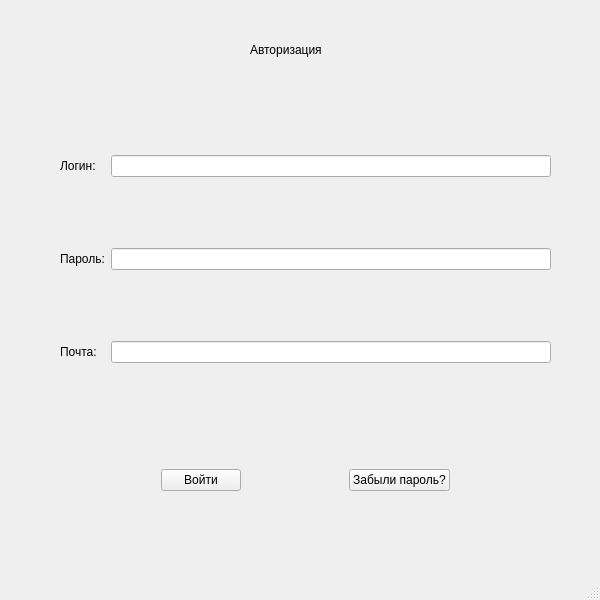
<?xml version="1.0" encoding="UTF-8"?>
<ui version="4.0">
 <class>avtoriz</class>
 <widget class="QMainWindow" name="avtoriz">
  <property name="geometry">
   <rect>
    <x>0</x>
    <y>0</y>
    <width>600</width>
    <height>600</height>
   </rect>
  </property>
  <property name="maximumSize">
   <size>
    <width>600</width>
    <height>800</height>
   </size>
  </property>
  <property name="windowTitle">
   <string>MainWindow</string>
  </property>
  <property name="autoFillBackground">
   <bool>true</bool>
  </property>
  <widget class="QWidget" name="centralwidget">
   <widget class="QLabel" name="label">
    <property name="geometry">
     <rect>
      <x>250</x>
      <y>40</y>
      <width>91</width>
      <height>20</height>
     </rect>
    </property>
    <property name="text">
     <string>Авторизация</string>
    </property>
   </widget>
   <widget class="QWidget" name="gridLayoutWidget">
    <property name="geometry">
     <rect>
      <x>60</x>
      <y>90</y>
      <width>491</width>
      <height>341</height>
     </rect>
    </property>
    <layout class="QGridLayout" name="gridLayout">
     <property name="sizeConstraint">
      <enum>QLayout::SetDefaultConstraint</enum>
     </property>
     <item row="0" column="0">
      <widget class="QLabel" name="label_3">
       <property name="sizePolicy">
        <sizepolicy hsizetype="Preferred" vsizetype="Fixed">
         <horstretch>0</horstretch>
         <verstretch>0</verstretch>
        </sizepolicy>
       </property>
       <property name="text">
        <string>Логин:</string>
       </property>
      </widget>
     </item>
     <item row="1" column="0">
      <widget class="QLabel" name="label_2">
       <property name="sizePolicy">
        <sizepolicy hsizetype="Preferred" vsizetype="Fixed">
         <horstretch>0</horstretch>
         <verstretch>0</verstretch>
        </sizepolicy>
       </property>
       <property name="text">
        <string>Пароль:</string>
       </property>
      </widget>
     </item>
     <item row="2" column="0">
      <widget class="QLabel" name="label_4">
       <property name="sizePolicy">
        <sizepolicy hsizetype="Preferred" vsizetype="Fixed">
         <horstretch>0</horstretch>
         <verstretch>0</verstretch>
        </sizepolicy>
       </property>
       <property name="text">
        <string>Почта:</string>
       </property>
      </widget>
     </item>
     <item row="0" column="1">
      <widget class="QLineEdit" name="login"/>
     </item>
     <item row="1" column="1">
      <widget class="QLineEdit" name="password"/>
     </item>
     <item row="2" column="1">
      <widget class="QLineEdit" name="gmail"/>
     </item>
    </layout>
   </widget>
   <widget class="QWidget" name="horizontalLayoutWidget">
    <property name="geometry">
     <rect>
      <x>60</x>
      <y>440</y>
      <width>491</width>
      <height>80</height>
     </rect>
    </property>
    <layout class="QHBoxLayout" name="horizontalLayout">
     <item>
      <spacer name="horizontalSpacer_2">
       <property name="orientation">
        <enum>Qt::Horizontal</enum>
       </property>
       <property name="sizeHint" stdset="0">
        <size>
         <width>40</width>
         <height>20</height>
        </size>
       </property>
      </spacer>
     </item>
     <item>
      <widget class="QPushButton" name="pushButton">
       <property name="text">
        <string>Войти</string>
       </property>
      </widget>
     </item>
     <item>
      <spacer name="horizontalSpacer">
       <property name="orientation">
        <enum>Qt::Horizontal</enum>
       </property>
       <property name="sizeType">
        <enum>QSizePolicy::Expanding</enum>
       </property>
       <property name="sizeHint" stdset="0">
        <size>
         <width>40</width>
         <height>20</height>
        </size>
       </property>
      </spacer>
     </item>
     <item>
      <widget class="QPushButton" name="pushButton_2">
       <property name="sizePolicy">
        <sizepolicy hsizetype="Maximum" vsizetype="Fixed">
         <horstretch>0</horstretch>
         <verstretch>0</verstretch>
        </sizepolicy>
       </property>
       <property name="text">
        <string>Забыли пароль?</string>
       </property>
       <property name="autoDefault">
        <bool>true</bool>
       </property>
      </widget>
     </item>
     <item>
      <spacer name="horizontalSpacer_3">
       <property name="orientation">
        <enum>Qt::Horizontal</enum>
       </property>
       <property name="sizeHint" stdset="0">
        <size>
         <width>40</width>
         <height>20</height>
        </size>
       </property>
      </spacer>
     </item>
    </layout>
   </widget>
  </widget>
  <widget class="QMenuBar" name="menubar">
   <property name="geometry">
    <rect>
     <x>0</x>
     <y>0</y>
     <width>600</width>
     <height>26</height>
    </rect>
   </property>
  </widget>
  <widget class="QStatusBar" name="statusbar"/>
 </widget>
 <resources/>
 <connections/>
</ui>
